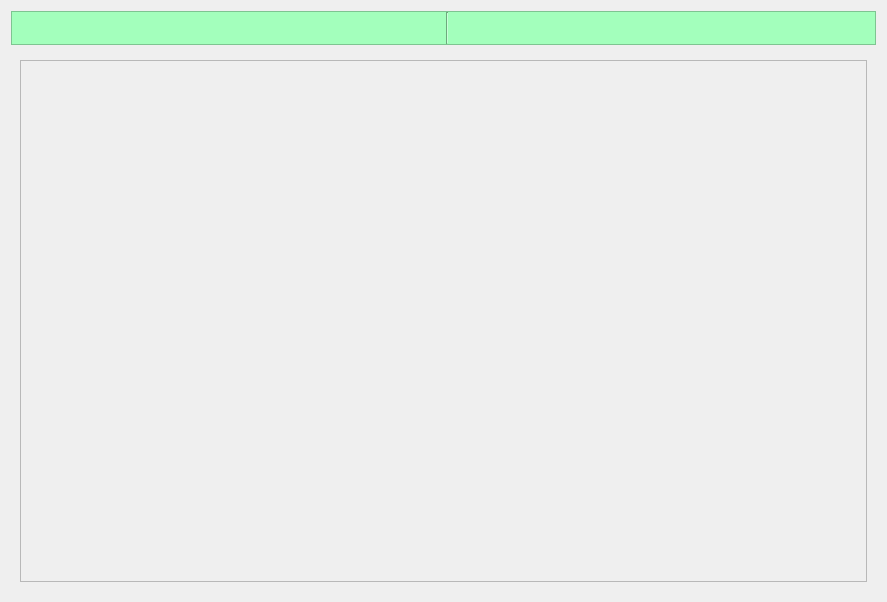
<?xml version="1.0" encoding="UTF-8"?>
<ui version="4.0">
 <class>ListsPage</class>
 <widget class="QWidget" name="ListsPage">
  <property name="geometry">
   <rect>
    <x>0</x>
    <y>0</y>
    <width>887</width>
    <height>602</height>
   </rect>
  </property>
  <property name="windowTitle">
   <string>Form</string>
  </property>
  <layout class="QGridLayout" name="gridLayout">
   <item row="1" column="0">
    <widget class="QFrame" name="frame">
     <property name="sizePolicy">
      <sizepolicy hsizetype="Preferred" vsizetype="Fixed">
       <horstretch>0</horstretch>
       <verstretch>0</verstretch>
      </sizepolicy>
     </property>
     <property name="styleSheet">
      <string notr="true">background-color: #a3ffbc;</string>
     </property>
     <property name="frameShape">
      <enum>QFrame::StyledPanel</enum>
     </property>
     <property name="frameShadow">
      <enum>QFrame::Raised</enum>
     </property>
     <layout class="QHBoxLayout" name="horizontalLayout">
      <property name="leftMargin">
       <number>16</number>
      </property>
      <property name="topMargin">
       <number>0</number>
      </property>
      <property name="rightMargin">
       <number>9</number>
      </property>
      <property name="bottomMargin">
       <number>0</number>
      </property>
      <item>
       <widget class="QWidget" name="NameHolder" native="true">
        <property name="minimumSize">
         <size>
          <width>200</width>
          <height>0</height>
         </size>
        </property>
        <layout class="QHBoxLayout" name="horizontalLayout_2"/>
       </widget>
      </item>
      <item>
       <widget class="Line" name="line">
        <property name="orientation">
         <enum>Qt::Vertical</enum>
        </property>
       </widget>
      </item>
      <item>
       <widget class="QWidget" name="widget" native="true">
        <property name="minimumSize">
         <size>
          <width>200</width>
          <height>0</height>
         </size>
        </property>
        <layout class="QHBoxLayout" name="horizontalLayout_3">
         <item>
          <widget class="QLabel" name="ListSize">
           <property name="minimumSize">
            <size>
             <width>25</width>
             <height>0</height>
            </size>
           </property>
           <property name="text">
            <string/>
           </property>
          </widget>
         </item>
        </layout>
       </widget>
      </item>
     </layout>
    </widget>
   </item>
   <item row="2" column="0">
    <widget class="QStackedWidget" name="stackedWidget">
     <property name="currentIndex">
      <number>0</number>
     </property>
     <widget class="QWidget" name="page">
      <property name="layoutDirection">
       <enum>Qt::LeftToRight</enum>
      </property>
      <layout class="QVBoxLayout" name="verticalLayout">
       <item>
        <widget class="QScrollArea" name="scrollArea">
         <property name="widgetResizable">
          <bool>true</bool>
         </property>
         <widget class="QWidget" name="Items">
          <property name="geometry">
           <rect>
            <x>0</x>
            <y>0</y>
            <width>849</width>
            <height>521</height>
           </rect>
          </property>
          <layout class="QVBoxLayout" name="ItemsLayout">
           <item>
            <spacer name="verticalSpacer">
             <property name="orientation">
              <enum>Qt::Vertical</enum>
             </property>
             <property name="sizeHint" stdset="0">
              <size>
               <width>20</width>
               <height>40</height>
              </size>
             </property>
            </spacer>
           </item>
          </layout>
         </widget>
        </widget>
       </item>
      </layout>
     </widget>
    </widget>
   </item>
  </layout>
 </widget>
 <resources/>
 <connections/>
</ui>
